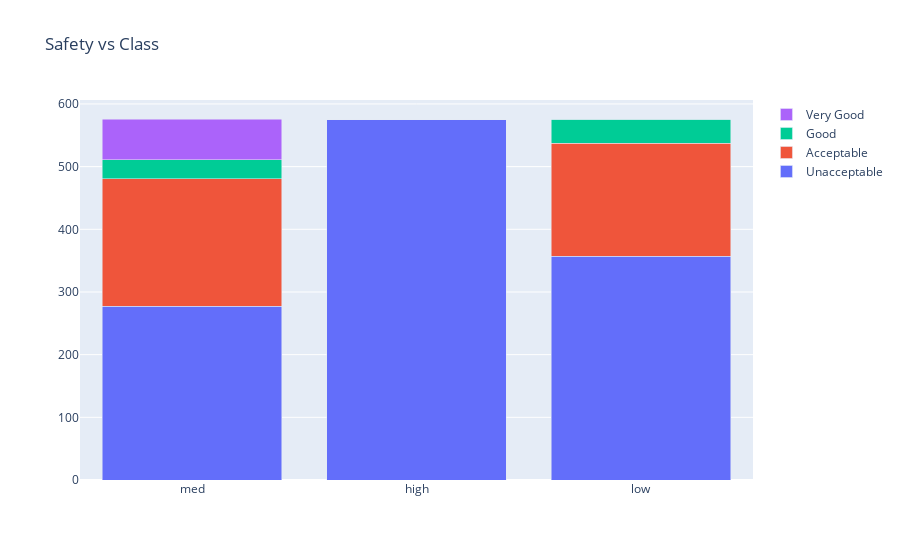

Here is the notebook cell this chart was saved with:
### Code cell
data = [
    go.Bar(
        x=a[5].index,
        y=sfty['unacc'],
        name='Unacceptable'
    ),
    go.Bar(
        x=a[5].index,
        y=sfty['acc'],
        name='Acceptable'
    ),
    go.Bar(
        x=a[5].index,
        y=sfty['good'],
        name='Good'
    ),
    go.Bar(
        x=a[5].index,
        y=sfty['vgood'],
        name='Very Good'
    )

]

layout = go.Layout(
    barmode='stack',
    title='Safety vs Class'
)

fig = go.Figure(data=data, layout=layout)
py.iplot(fig, filename='cars_donut')

### Figure 1 — Plotly figure (JSON) as saved in the notebook; plotly's stock layout.template omitted (floating-point values rounded to 4 significant figures)
{"data": [{"name": "Unacceptable", "x": ["med", "high", "low"], "y": [277, 575, 357], "type": "bar"}, {"name": "Acceptable", "x": ["med", "high", "low"], "y": [204, 0, 180], "type": "bar"}, {"name": "Good", "x": ["med", "high", "low"], "y": [30, 0, 39], "type": "bar"}, {"name": "Very Good", "x": ["med", "high", "low"], "y": [65, 0, 0], "type": "bar"}], "layout": {"barmode": "stack", "title": {"text": "Safety vs Class"}}}
